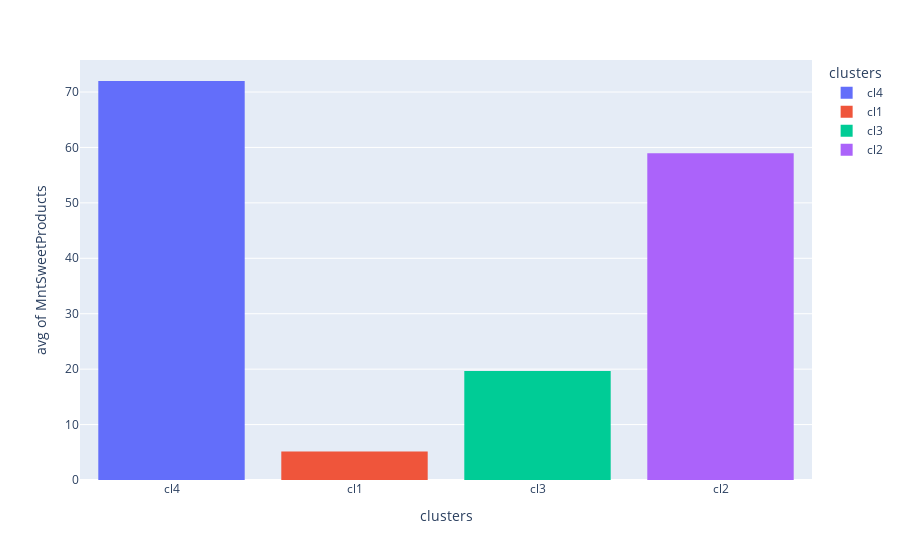

Notebook cell for this chart:
### Code cell
px.histogram(data_frame=data, x = 'clusters', y ='MntSweetProducts',
             histfunc='avg', color = 'clusters')

### Figure 1 — Plotly figure (JSON) as saved in the notebook; plotly's stock layout.template omitted (floating-point values rounded to 4 significant figures; data arrays with more than 128 entries replaced by an {"elided": "..."} marker saying what was removed)
{"data": [{"alignmentgroup": "True", "bingroup": "x", "histfunc": "avg", "hovertemplate": "clusters=%{x}<br>avg of MntSweetProducts=%{y}<extra></extra>", "legendgroup": "cl4", "marker": {"color": "#636efa", "pattern": {"shape": ""}}, "name": "cl4", "offsetgroup": "cl4", "orientation": "v", "showlegend": true, "type": "histogram", "x": {"elided": "481 str values"}, "xaxis": "x", "y": {"elided": "481 int values"}, "yaxis": "y"}, {"alignmentgroup": "True", "bingroup": "x", "histfunc": "avg", "hovertemplate": "clusters=%{x}<br>avg of MntSweetProducts=%{y}<extra></extra>", "legendgroup": "cl1", "marker": {"color": "#EF553B", "pattern": {"shape": ""}}, "name": "cl1", "offsetgroup": "cl1", "orientation": "v", "showlegend": true, "type": "histogram", "x": {"elided": "995 str values"}, "xaxis": "x", "y": {"elided": "995 int values"}, "yaxis": "y"}, {"alignmentgroup": "True", "bingroup": "x", "histfunc": "avg", "hovertemplate": "clusters=%{x}<br>avg of MntSweetProducts=%{y}<extra></extra>", "legendgroup": "cl3", "marker": {"color": "#00cc96", "pattern": {"shape": ""}}, "name": "cl3", "offsetgroup": "cl3", "orientation": "v", "showlegend": true, "type": "histogram", "x": {"elided": "598 str values"}, "xaxis": "x", "y": {"elided": "598 int values"}, "yaxis": "y"}, {"alignmentgroup": "True", "bingroup": "x", "histfunc": "avg", "hovertemplate": "clusters=%{x}<br>avg of MntSweetProducts=%{y}<extra></extra>", "legendgroup": "cl2", "marker": {"color": "#ab63fa", "pattern": {"shape": ""}}, "name": "cl2", "offsetgroup": "cl2", "orientation": "v", "showlegend": true, "type": "histogram", "x": {"elided": "142 str values"}, "xaxis": "x", "y": {"elided": "142 int values"}, "yaxis": "y"}], "layout": {"barmode": "relative", "legend": {"title": {"text": "clusters"}, "tracegroupgap": 0}, "margin": {"t": 60}, "xaxis": {"anchor": "y", "categoryarray": ["cl4", "cl1", "cl3", "cl2"], "categoryorder": "array", "domain": [0, 1], "title": {"text": "clusters"}}, "yaxis": {"anchor": "x", "domain": [0, 1], "title": {"text": "avg of MntSweetProducts"}}}}
